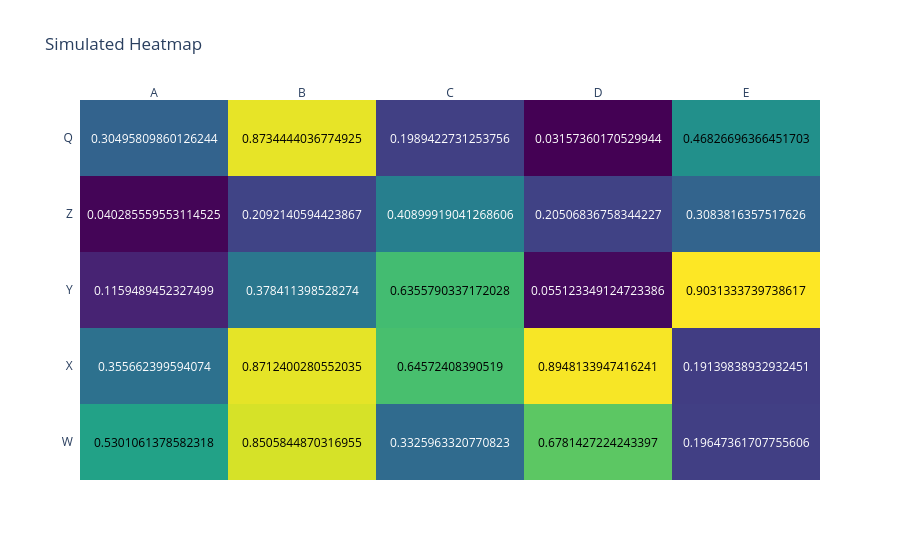

Notebook code cell kept with this figure:
### Markdown cell above
## 🌡️ Plotly Heatmap

### ✅ When to Use:
- To visualize 2D matrices or correlation between variables

> Example: Correlation matrix, activity levels

### Code cell
import numpy as np
import plotly.figure_factory as ff

# Create a 2D array
z = np.random.rand(5, 5)
x = ['A', 'B', 'C', 'D', 'E']
y = ['W', 'X', 'Y', 'Z', 'Q']

fig = ff.create_annotated_heatmap(z, x=x, y=y, colorscale='Viridis')
fig.update_layout(title='Simulated Heatmap')
fig.show()

### Figure 1 — Plotly figure (JSON) as saved in the notebook; plotly's stock layout.template omitted (floating-point values rounded to 4 significant figures)
{"data": [{"colorscale": [[0, "#440154"], [0.1111, "#482878"], [0.2222, "#3e4989"], [0.3333, "#31688e"], [0.4444, "#26828e"], [0.5556, "#1f9e89"], [0.6667, "#35b779"], [0.7778, "#6ece58"], [0.8889, "#b5de2b"], [1, "#fde725"]], "reversescale": false, "showscale": false, "type": "heatmap", "x": ["A", "B", "C", "D", "E"], "y": ["W", "X", "Y", "Z", "Q"], "z": [[0.5301, 0.8506, 0.3326, 0.6781, 0.1965], [0.3557, 0.8712, 0.6457, 0.8948, 0.1914], [0.1159, 0.3784, 0.6356, 0.05512, 0.9031], [0.04029, 0.2092, 0.409, 0.2051, 0.3084], [0.305, 0.8734, 0.1989, 0.03157, 0.4683]]}], "layout": {"annotations": [{"font": {"color": "#000000"}, "showarrow": false, "text": "0.5301061378582318", "x": "A", "xref": "x", "y": "W", "yref": "y"}, {"font": {"color": "#000000"}, "showarrow": false, "text": "0.8505844870316955", "x": "B", "xref": "x", "y": "W", "yref": "y"}, {"font": {"color": "#FFFFFF"}, "showarrow": false, "text": "0.3325963320770823", "x": "C", "xref": "x", "y": "W", "yref": "y"}, {"font": {"color": "#000000"}, "showarrow": false, "text": "0.6781427224243397", "x": "D", "xref": "x", "y": "W", "yref": "y"}, {"font": {"color": "#FFFFFF"}, "showarrow": false, "text": "0.19647361707755606", "x": "E", "xref": "x", "y": "W", "yref": "y"}, {"font": {"color": "#FFFFFF"}, "showarrow": false, "text": "0.355662399594074", "x": "A", "xref": "x", "y": "X", "yref": "y"}, {"font": {"color": "#000000"}, "showarrow": false, "text": "0.8712400280552035", "x": "B", "xref": "x", "y": "X", "yref": "y"}, {"font": {"color": "#000000"}, "showarrow": false, "text": "0.64572408390519", "x": "C", "xref": "x", "y": "X", "yref": "y"}, {"font": {"color": "#000000"}, "showarrow": false, "text": "0.8948133947416241", "x": "D", "xref": "x", "y": "X", "yref": "y"}, {"font": {"color": "#FFFFFF"}, "showarrow": false, "text": "0.19139838932932451", "x": "E", "xref": "x", "y": "X", "yref": "y"}, {"font": {"color": "#FFFFFF"}, "showarrow": false, "text": "0.1159489452327499", "x": "A", "xref": "x", "y": "Y", "yref": "y"}, {"font": {"color": "#FFFFFF"}, "showarrow": false, "text": "0.378411398528274", "x": "B", "xref": "x", "y": "Y", "yref": "y"}, {"font": {"color": "#000000"}, "showarrow": false, "text": "0.6355790337172028", "x": "C", "xref": "x", "y": "Y", "yref": "y"}, {"font": {"color": "#FFFFFF"}, "showarrow": false, "text": "0.055123349124723386", "x": "D", "xref": "x", "y": "Y", "yref": "y"}, {"font": {"color": "#000000"}, "showarrow": false, "text": "0.9031333739738617", "x": "E", "xref": "x", "y": "Y", "yref": "y"}, {"font": {"color": "#FFFFFF"}, "showarrow": false, "text": "0.040285559553114525", "x": "A", "xref": "x", "y": "Z", "yref": "y"}, {"font": {"color": "#FFFFFF"}, "showarrow": false, "text": "0.2092140594423867", "x": "B", "xref": "x", "y": "Z", "yref": "y"}, {"font": {"color": "#FFFFFF"}, "showarrow": false, "text": "0.40899919041268606", "x": "C", "xref": "x", "y": "Z", "yref": "y"}, {"font": {"color": "#FFFFFF"}, "showarrow": false, "text": "0.20506836758344227", "x": "D", "xref": "x", "y": "Z", "yref": "y"}, {"font": {"color": "#FFFFFF"}, "showarrow": false, "text": "0.3083816357517626", "x": "E", "xref": "x", "y": "Z", "yref": "y"}, {"font": {"color": "#FFFFFF"}, "showarrow": false, "text": "0.30495809860126244", "x": "A", "xref": "x", "y": "Q", "yref": "y"}, {"font": {"color": "#000000"}, "showarrow": false, "text": "0.8734444036774925", "x": "B", "xref": "x", "y": "Q", "yref": "y"}, {"font": {"color": "#FFFFFF"}, "showarrow": false, "text": "0.1989422731253756", "x": "C", "xref": "x", "y": "Q", "yref": "y"}, {"font": {"color": "#FFFFFF"}, "showarrow": false, "text": "0.03157360170529944", "x": "D", "xref": "x", "y": "Q", "yref": "y"}, {"font": {"color": "#000000"}, "showarrow": false, "text": "0.46826696366451703", "x": "E", "xref": "x", "y": "Q", "yref": "y"}], "title": {"text": "Simulated Heatmap"}, "xaxis": {"dtick": 1, "gridcolor": "rgb(0, 0, 0)", "side": "top", "ticks": ""}, "yaxis": {"dtick": 1, "ticks": "", "ticksuffix": "  "}}}
